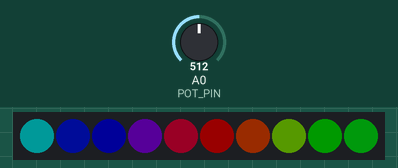
This sketch was run on a simulated Arduino Uno, built with avr-gcc and run on an emulated ATmega328P. Shown: 10 RGB LEDs in strip order, left to right. The inputs (shaded band) are chosen by the test bench; at power-on: A0 (POT_PIN) = 512. Dim RGB values are drawn brighter than linear.

Above: at 1.2 s.
1.3 s: A0 (POT_PIN) set to 900
At 1.9 s:
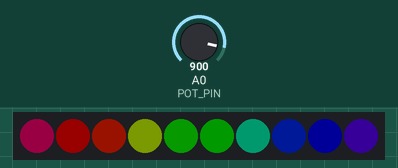
2.8 s: A0 (POT_PIN) set to 122
At 3.8 s:
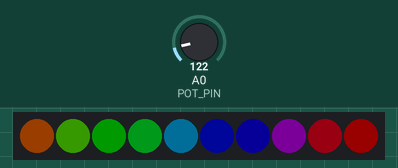
4.3 s: A0 (POT_PIN) set to 0
At 5.0 s:
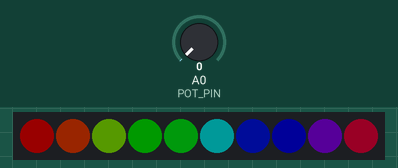
Timing chart, 0 to 7.3 s (numbered marks = the images above; inputs shaded):
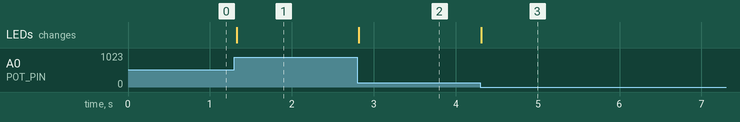

The sketch:

yay_lights.ino
```cpp
#include <Adafruit_NeoPixel.h>

#define LED_PIN 6
#define LED_COUNT 10
#define POT_PIN A0

Adafruit_NeoPixel strip(LED_COUNT, LED_PIN, NEO_GRB + NEO_KHZ800);

void rainbow(int potVal, float s = 1);

void setup() {
  #ifdef DEBUG
    Serial.begin(9600);
    Serial.print("yAY LIGHTS!");
  #endif

  strip.begin();
  strip.show();
  strip.setBrightness(25);
}

void loop() {
  int potVal = analogRead(POT_PIN);
  rainbow(potVal);
}

//the rainbow function from the sample code but with a potentiometer
void rainbow(int potVal, float s = 1)
{
  long firstPixelHue = map(potVal, 0, 1023, 0, s * 65536);
  for(int i=0; i<strip.numPixels(); i++)
  {
    int pixelHue = firstPixelHue + (s * i * 65536L / strip.numPixels());
    strip.setPixelColor(i, strip.gamma32(strip.ColorHSV(pixelHue)));
  }
  strip.show();
}
```

Measured:
- after the input at 1.3 s, the LEDs: change at once (image 1)
- after the input at 2.8 s, the LEDs: change at once (image 2)
- after the input at 4.3 s, the LEDs: change at once (image 3)
